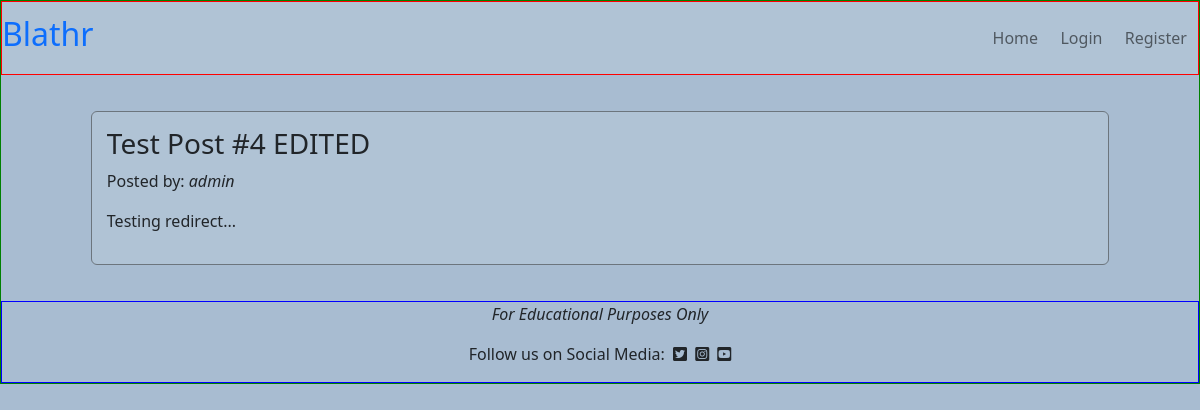
Before: /post_detail/4/ with the older database file.
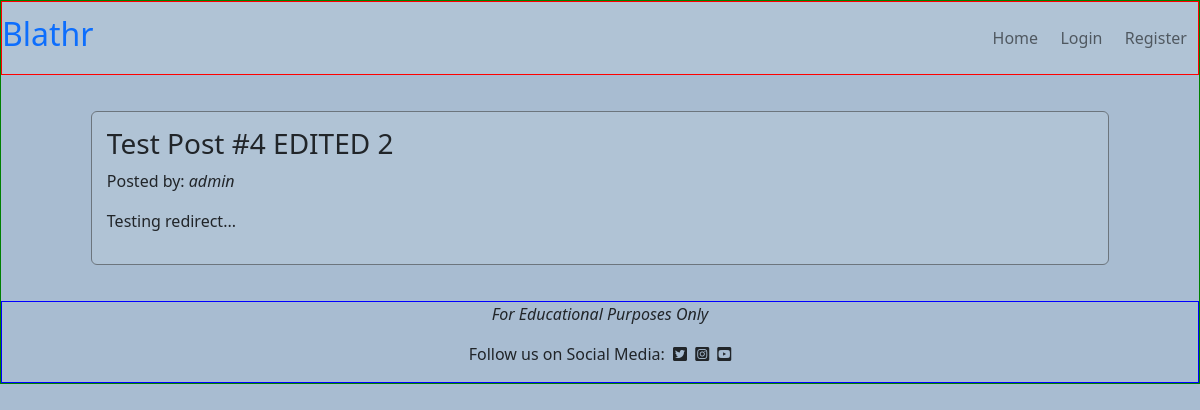
After: the same page with the newer database file.
### posts/models.py (models this page shows, shortened)
class Post(models.Model):
    post_id = models.AutoField(primary_key=True)
    title = models.CharField(max_length=200, unique=True, blank=False,
                             null=False)
    author = models.ForeignKey(User, on_delete=models.CASCADE)
    created_date = models.DateTimeField(auto_now_add=True)
    content = models.TextField()
    category = models.ForeignKey(Category, on_delete=models.CASCADE)
    status = models.IntegerField(choices=STATUS, default=0)
    vote_count = models.ManyToManyField(User, related_name='vote_count',
                                        blank=True)

### posts/views.py (the view)
# urls.py: path('post_detail/<post_id>/', post_detail, name='post_detail'),
def post_detail(request, post_id):
    context = {}
    context['data'] = Post.objects.get(post_id=post_id)
    return render(request, 'post_detail.html', context)

### templates/post_detail.html (shortened to what this page needs)
{% extends 'base.html' %}
{% block content %}
<div class="row" id="post-detail-row">
    <div class="col-10 border border-secondary rounded" id="post-detail-col">
        <h3>{{ data.title }}</h3>
        <p>Posted by: <em>{{ data.author }}</em></p>
        <p>{{ data.content | safe }}</p>
    </div>
</div>
{% endblock %}

Changed rows visible on the page:
changed Post "admin": title "Test Post #4 EDITED" → "Test Post #4 EDITED 2"
